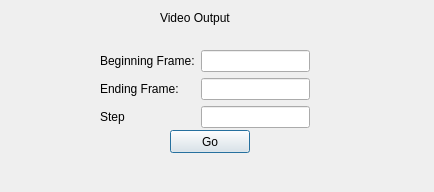
<?xml version="1.0" encoding="UTF-8"?>
<ui version="4.0">
 <class>movieDialog</class>
 <widget class="QDialog" name="movieDialog">
  <property name="geometry">
   <rect>
    <x>0</x>
    <y>0</y>
    <width>434</width>
    <height>192</height>
   </rect>
  </property>
  <property name="windowTitle">
   <string>Dialog</string>
  </property>
  <widget class="QPushButton" name="pushButton">
   <property name="geometry">
    <rect>
     <x>170</x>
     <y>130</y>
     <width>80</width>
     <height>23</height>
    </rect>
   </property>
   <property name="text">
    <string>Go</string>
   </property>
  </widget>
  <widget class="QLabel" name="label_3">
   <property name="geometry">
    <rect>
     <x>160</x>
     <y>10</y>
     <width>231</width>
     <height>16</height>
    </rect>
   </property>
   <property name="text">
    <string>Video Output</string>
   </property>
  </widget>
  <widget class="QWidget" name="">
   <property name="geometry">
    <rect>
     <x>100</x>
     <y>50</y>
     <width>210</width>
     <height>80</height>
    </rect>
   </property>
   <layout class="QGridLayout" name="gridLayout">
    <item row="1" column="0">
     <widget class="QLabel" name="label_2">
      <property name="text">
       <string>Ending Frame:</string>
      </property>
     </widget>
    </item>
    <item row="0" column="1">
     <widget class="QLineEdit" name="lineEdit_begin"/>
    </item>
    <item row="0" column="0">
     <widget class="QLabel" name="label">
      <property name="text">
       <string>Beginning Frame:</string>
      </property>
     </widget>
    </item>
    <item row="1" column="1">
     <widget class="QLineEdit" name="lineEdit_end"/>
    </item>
    <item row="2" column="1">
     <widget class="QLineEdit" name="lineEdit_step"/>
    </item>
    <item row="2" column="0">
     <widget class="QLabel" name="label_4">
      <property name="text">
       <string>Step</string>
      </property>
     </widget>
    </item>
   </layout>
  </widget>
 </widget>
 <resources/>
 <connections/>
</ui>
